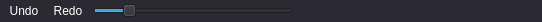
    <widget class="QFrame" name="statusbar">
     <property name="maximumSize">
      <size>
       <width>16777215</width>
       <height>22</height>
      </size>
     </property>
     <property name="styleSheet">
      <string notr="true">QWidget{
background-color: #2B2A32;
color: #ffffff;
border: 1px #2B2A32;
}</string>
     </property>
     <property name="frameShape">
      <enum>QFrame::NoFrame</enum>
     </property>
     <property name="frameShadow">
      <enum>QFrame::Plain</enum>
     </property>
     <layout class="QHBoxLayout" name="horizontalLayout">
      <property name="leftMargin">
       <number>5</number>
      </property>
      <property name="topMargin">
       <number>1</number>
      </property>
      <property name="rightMargin">
       <number>5</number>
      </property>
      <property name="bottomMargin">
       <number>1</number>
      </property>
      <item>
       <widget class="QToolButton" name="undo">
        <property name="styleSheet">
         <string notr="true">QToolButton{
Text-align:left;
border: 1px rgb(67, 67, 67);
}
QToolButton:checked{
background-color:#1792D0; 
}

QToolButton:hover {
background-color: rgb(48, 140, 198);
}</string>
        </property>
        <property name="text">
         <string>Undo</string>
        </property>
        <property name="icon">
         <iconset resource="../icons.qrc">
          <normaloff>:/icons/undo_w.svg</normaloff>:/icons/undo_w.svg</iconset>
        </property>
        <property name="toolButtonStyle">
         <enum>Qt::ToolButtonTextBesideIcon</enum>
        </property>
        <property name="autoRaise">
         <bool>true</bool>
        </property>
       </widget>
      </item>
      <item>
       <widget class="QToolButton" name="redo">
        <property name="styleSheet">
         <string notr="true">QToolButton{
Text-align:left;
border: 1px rgb(67, 67, 67);
}
QToolButton:checked{
background-color:#1792D0; 
}

QToolButton:hover {
background-color: rgb(48, 140, 198);
}</string>
        </property>
        <property name="text">
         <string>Redo</string>
        </property>
        <property name="icon">
         <iconset resource="../icons.qrc">
          <normaloff>:/icons/redo_w.svg</normaloff>:/icons/redo_w.svg</iconset>
        </property>
        <property name="toolButtonStyle">
         <enum>Qt::ToolButtonTextBesideIcon</enum>
        </property>
        <property name="autoRaise">
         <bool>true</bool>
        </property>
       </widget>
      </item>
      <item>
       <widget class="QSlider" name="toolSize">
        <property name="sizePolicy">
         <sizepolicy hsizetype="Preferred" vsizetype="Fixed">
          <horstretch>0</horstretch>
          <verstretch>0</verstretch>
         </sizepolicy>
        </property>
        <property name="minimumSize">
         <size>
          <width>200</width>
          <height>0</height>
         </size>
        </property>
        <property name="toolTip">
         <string>Tool Size</string>
        </property>
        <property name="minimum">
         <number>1</number>
        </property>
        <property name="maximum">
         <number>20</number>
        </property>
        <property name="value">
         <number>4</number>
        </property>
        <property name="orientation">
         <enum>Qt::Horizontal</enum>
        </property>
       </widget>
      </item>
      <item>
       <spacer name="horizontalSpacer">
        <property name="orientation">
         <enum>Qt::Horizontal</enum>
        </property>
        <property name="sizeHint" stdset="0">
         <size>
          <width>40</width>
          <height>20</height>
         </size>
        </property>
       </spacer>
      </item>
      <item>
       <widget class="QLabel" name="pColorPreviewLabel">
        <property name="minimumSize">
         <size>
          <width>30</width>
          <height>20</height>
         </size>
        </property>
        <property name="maximumSize">
         <size>
          <width>30</width>
          <height>20</height>
         </size>
        </property>
        <property name="text">
         <string/>
        </property>
       </widget>
      </item>
      <item>
       <widget class="QLabel" name="pColorRGBLabel">
        <property name="minimumSize">
         <size>
          <width>50</width>
          <height>20</height>
         </size>
        </property>
        <property name="maximumSize">
         <size>
          <width>100</width>
          <height>20</height>
         </size>
        </property>
        <property name="text">
         <string/>
        </property>
       </widget>
      </item>
      <item>
       <widget class="QLabel" name="mPosLabel">
        <property name="minimumSize">
         <size>
          <width>50</width>
          <height>20</height>
         </size>
        </property>
        <property name="maximumSize">
         <size>
          <width>100</width>
          <height>20</height>
         </size>
        </property>
        <property name="text">
         <string/>
        </property>
       </widget>
      </item>
      <item>
       <widget class="QLabel" name="mSizeLabel">
        <property name="minimumSize">
         <size>
          <width>50</width>
          <height>20</height>
         </size>
        </property>
        <property name="maximumSize">
         <size>
          <width>100</width>
          <height>20</height>
         </size>
        </property>
        <property name="text">
         <string/>
        </property>
       </widget>
      </item>
     </layout>
    </widget>
